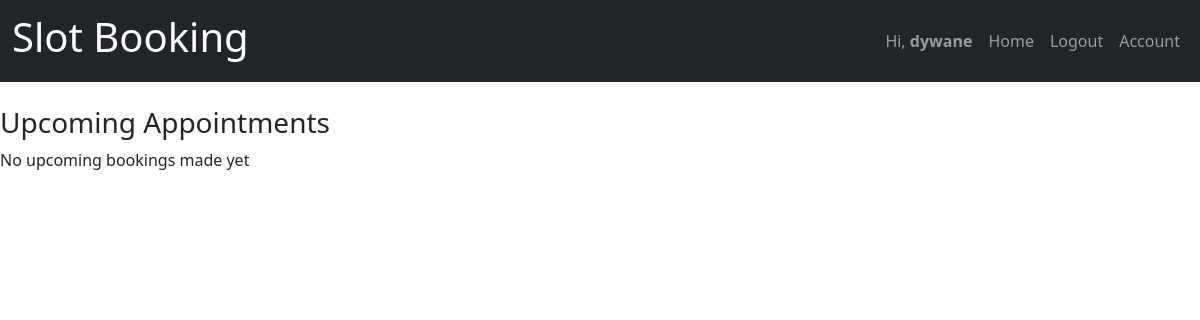
The app's page /manager/view-bookings/ (signed in), older data.
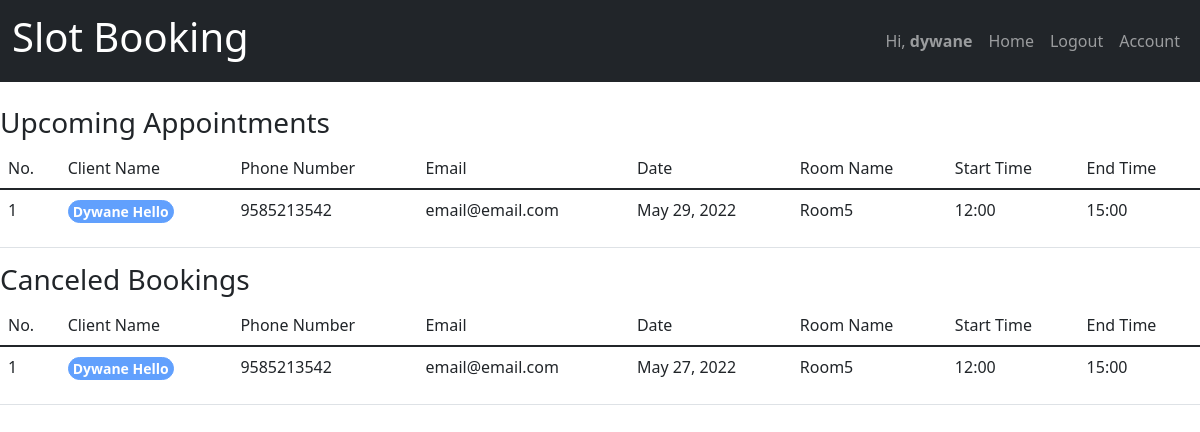
The same page, newer data.
### client/models.py (models this page shows, shortened)
class TimeSlotBook(models.Model):
    id = models.UUIDField(primary_key=True, default=uuid.uuid4, editable=False)
    manager_id = models.ForeignKey(CustomUser, on_delete=models.CASCADE, related_name="manager_id")
    client_id = models.ForeignKey(CustomUser, on_delete=models.CASCADE, related_name="customer_id")
    date = models.DateField(null=False)
    room_id = models.ForeignKey(Rooms, on_delete=models.CASCADE)
    start_time = models.TimeField(null=False)
    end_time = models.TimeField(null=False)
    class Meta:
        unique_together = ('manager_id','date','room_id','start_time','end_time')

class TimeSlotCancel(models.Model):
    id = models.UUIDField(primary_key=True, default=uuid.uuid4, editable=False)
    manager_id = models.ForeignKey(CustomUser, on_delete=models.CASCADE, related_name="manger_id_cancel")
    client_id = models.ForeignKey(CustomUser, on_delete=models.CASCADE, related_name="customer_id_cancel")
    date = models.DateField(null=False)
    room_id = models.ForeignKey(Rooms, on_delete=models.CASCADE)
    start_time = models.TimeField(null=False)
    end_time = models.TimeField(null=False)

### account/models.py (models this page shows)
class CustomUser(AbstractUser):
    phone_regex = RegexValidator(regex=r'\d{9,10}$',message='Phone number in format 9999999999. Upto 10 digits')
    is_customer = models.BooleanField(default=False)
    is_manager = models.BooleanField(default=False)
    phone = models.CharField(validators=[phone_regex],max_length=10,null = False,unique=True)

### manager/models.py (models this page shows, shortened)
class Rooms(models.Model):
    id = models.UUIDField(primary_key=True, default=uuid.uuid4, editable=False)
    room_owner = models.ForeignKey(CustomUser, on_delete=models.CASCADE)
    room_name = models.CharField(max_length=10, null=False)
    class Meta:
        unique_together = ('room_owner', 'room_name')
    def __str__(self):
        return self.room_name

### manager/decorators.py (the view)
        def wrap(request,*args,**kwargs):
            if request.user.is_manager:
                return view_func(request,*args,**kwargs)
            else:
                raise PermissionDenied

### manager/views.py (called while the page is built)
@login_required
@role_required(allowed=['manager'])
def bookingHistory(request):
    tsb = TimeSlotBook.objects.filter(manager_id=request.user)
    tsc = TimeSlotCancel.objects.filter(manager_id=request.user)
    context={'bookings':tsb,'cancel':tsc}
    return render(request,'manager/booking_history.html',context)

### manager/templates/manager/booking_history.html (shortened to what this page needs)
{% extends 'basic.html' %}
{%block content%}
<div>
    <h3>Upcoming Appointments</h3>
    <div>
        {% if bookings %}
        <table class="table">
            <thred>
                <tr>
                    <td>No.</td>
                    <td>Client Name</td>
                    <td>Phone Number </td>
                    <td>Email</td>
                    <td>Date</td>
                    <td>Room Name</td>
                    <td>Start Time</td>
                    <td>End Time</td>
                </tr>
            </thred>
            <tbody>
                {% for x in bookings %}
                <tr>
                    <td>{{forloop.counter}} </td>
                    <td><p><button class="btn btn-primary btn-sm p-0 px-1 rounded-pill fw-bold" disabled>{{x.client_id.first_name}} {{x.client_id.last_name}}</button></p></td>
                    <td>{{x.client_id.phone}}</td>
                    <td>{{x.client_id.email}}</td>
                    <td>{{x.date}}</td>
                    <td>{{x.room_id}}</td>
                    <td>{{x.start_time | time:"H:i"}}</td>
                    <td>{{x.end_time | time:"H:i"}}</td>
                {% endfor %}
            </tbody>
        </table>
        {% else %}
        <p> No upcoming bookings made yet </p>
        {% endif %}
    </div>
     <div>
        {% if cancel %}
         <h3> Canceled Bookings</h3>
        <table class="table">
            <thred>
                <tr>
                    <td>No.</td>
                    <td>Client Name</td>
                    <td>Phone Number </td>
                    <td>Email</td>
                    <td>Date</td>
                    <td>Room Name</td>
                    <td>Start Time</td>
                    <td>End Time</td>
                </tr>
            </thred>
            <tbody>
                {% for x in cancel %}
                <tr>
                    <td>{{forloop.counter}} </td>
                    <td><p><button class="btn btn-primary btn-sm p-0 px-1 rounded-pill fw-bold" disabled>{{x.client_id.first_name}} {{x.client_id.last_name}}</button></p></td>
                    <td>{{x.client_id.phone}}</td>
                    <td>{{x.client_id.email}}</td>
                    <td>{{x.date}}</td>
                    <td>{{x.room_id}}</td>
                    <td>{{x.start_time | time:"H:i"}}</td>
                    <td>{{x.end_time | time:"H:i"}}</td>
                {% endfor %}
            </tbody>
        </table>
        {% endif %}
    </div>
</div>
{% endblock content%}

Row changes from the older to the newer data that the page shows:
added TimeSlotBook: client_id.first_name "Dywane", client_id.last_name "Hello", client_id.phone "9585213542", client_id.email "email@email.com", date "May 29, 2022", room_id "Room5", start_time "12:00", end_time "15:00"
added TimeSlotCancel: client_id.first_name "Dywane", client_id.last_name "Hello", client_id.phone "9585213542", client_id.email "email@email.com", date "May 27, 2022", room_id "Room5", start_time "12:00", end_time "15:00"
Text that changed along with them:
text no longer shown: "No upcoming bookings made yet"
text now shown: "No. Client Name Phone Number Email Date Room Name Start Time End Time Canceled Bookings No. Client Name Phone Number Email Date Room Name Start Time End Time"
